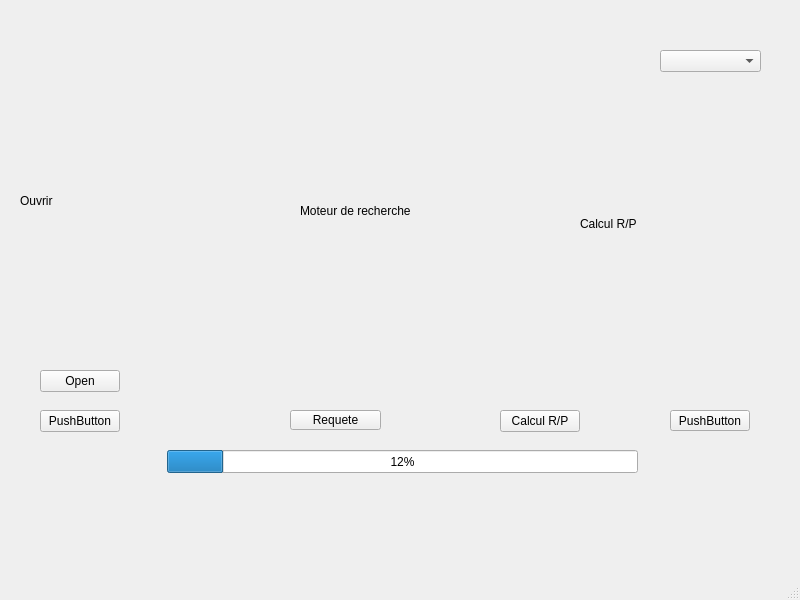
<?xml version="1.0" encoding="UTF-8"?>
<ui version="4.0">
 <class>Moteur_De_Recherche</class>
 <widget class="QMainWindow" name="Moteur_De_Recherche">
  <property name="geometry">
   <rect>
    <x>0</x>
    <y>0</y>
    <width>800</width>
    <height>600</height>
   </rect>
  </property>
  <property name="windowTitle">
   <string>MainWindow</string>
  </property>
  <widget class="QWidget" name="centralwidget">
   <widget class="QPushButton" name="pushButton_2">
    <property name="geometry">
     <rect>
      <x>290</x>
      <y>410</y>
      <width>91</width>
      <height>20</height>
     </rect>
    </property>
    <property name="text">
     <string>Requete</string>
    </property>
   </widget>
   <widget class="QPushButton" name="pushButton_3">
    <property name="geometry">
     <rect>
      <x>500</x>
      <y>410</y>
      <width>80</width>
      <height>22</height>
     </rect>
    </property>
    <property name="text">
     <string>Calcul R/P</string>
    </property>
   </widget>
   <widget class="QPushButton" name="pushButton_4">
    <property name="geometry">
     <rect>
      <x>670</x>
      <y>410</y>
      <width>80</width>
      <height>21</height>
     </rect>
    </property>
    <property name="text">
     <string>PushButton</string>
    </property>
   </widget>
   <widget class="QLabel" name="ImShow">
    <property name="geometry">
     <rect>
      <x>20</x>
      <y>70</y>
      <width>201</width>
      <height>261</height>
     </rect>
    </property>
    <property name="text">
     <string>Ouvrir</string>
    </property>
   </widget>
   <widget class="QPushButton" name="open_btn">
    <property name="geometry">
     <rect>
      <x>40</x>
      <y>370</y>
      <width>80</width>
      <height>22</height>
     </rect>
    </property>
    <property name="text">
     <string>Open</string>
    </property>
   </widget>
   <widget class="QPushButton" name="pushButton">
    <property name="geometry">
     <rect>
      <x>40</x>
      <y>410</y>
      <width>80</width>
      <height>22</height>
     </rect>
    </property>
    <property name="text">
     <string>PushButton</string>
    </property>
   </widget>
   <widget class="QProgressBar" name="progressBar">
    <property name="geometry">
     <rect>
      <x>167</x>
      <y>450</y>
      <width>471</width>
      <height>23</height>
     </rect>
    </property>
    <property name="value">
     <number>12</number>
    </property>
   </widget>
   <widget class="QComboBox" name="comboBox">
    <property name="geometry">
     <rect>
      <x>660</x>
      <y>50</y>
      <width>101</width>
      <height>22</height>
     </rect>
    </property>
   </widget>
   <widget class="QLabel" name="Search">
    <property name="geometry">
     <rect>
      <x>300</x>
      <y>90</y>
      <width>221</width>
      <height>241</height>
     </rect>
    </property>
    <property name="text">
     <string>Moteur de recherche</string>
    </property>
   </widget>
   <widget class="QLabel" name="Calcul">
    <property name="geometry">
     <rect>
      <x>580</x>
      <y>113</y>
      <width>181</width>
      <height>221</height>
     </rect>
    </property>
    <property name="text">
     <string>Calcul R/P</string>
    </property>
   </widget>
  </widget>
  <widget class="QMenuBar" name="menubar">
   <property name="geometry">
    <rect>
     <x>0</x>
     <y>0</y>
     <width>800</width>
     <height>19</height>
    </rect>
   </property>
  </widget>
  <widget class="QStatusBar" name="statusbar"/>
 </widget>
 <resources/>
 <connections/>
</ui>
